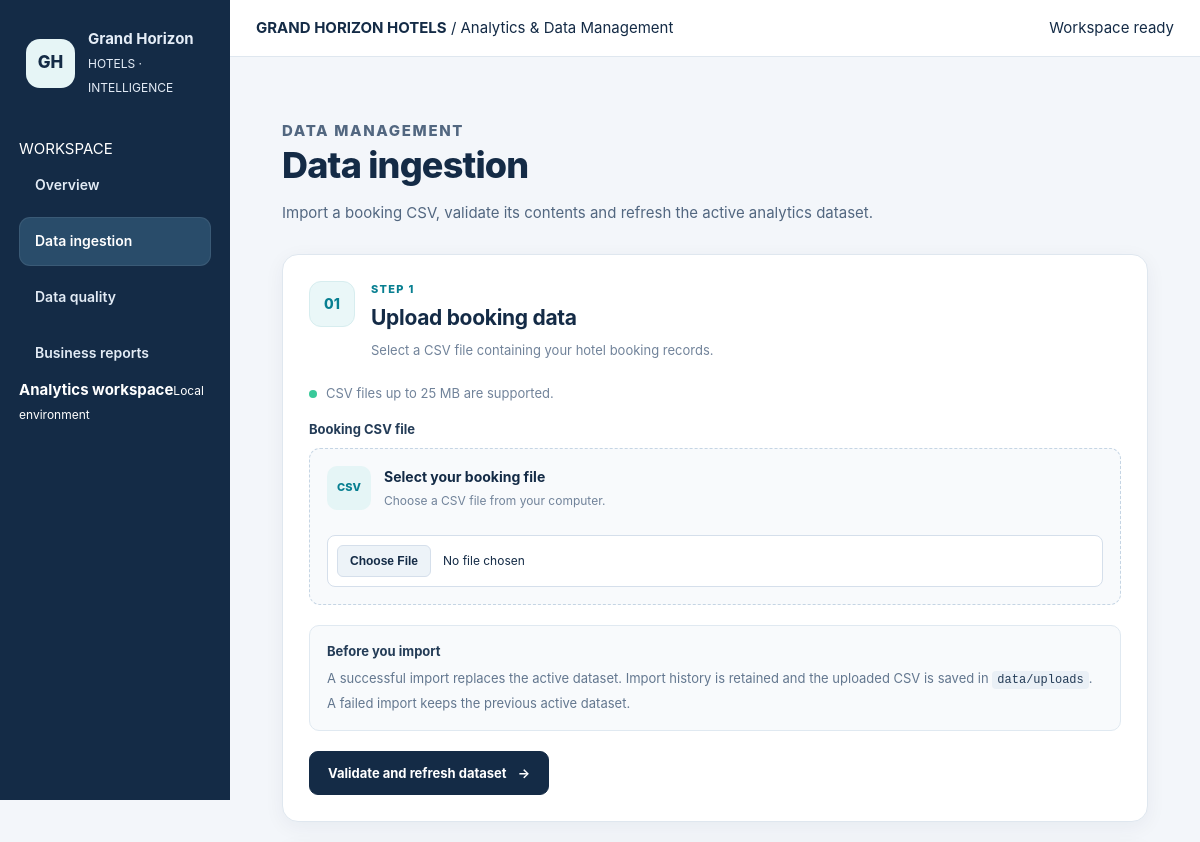
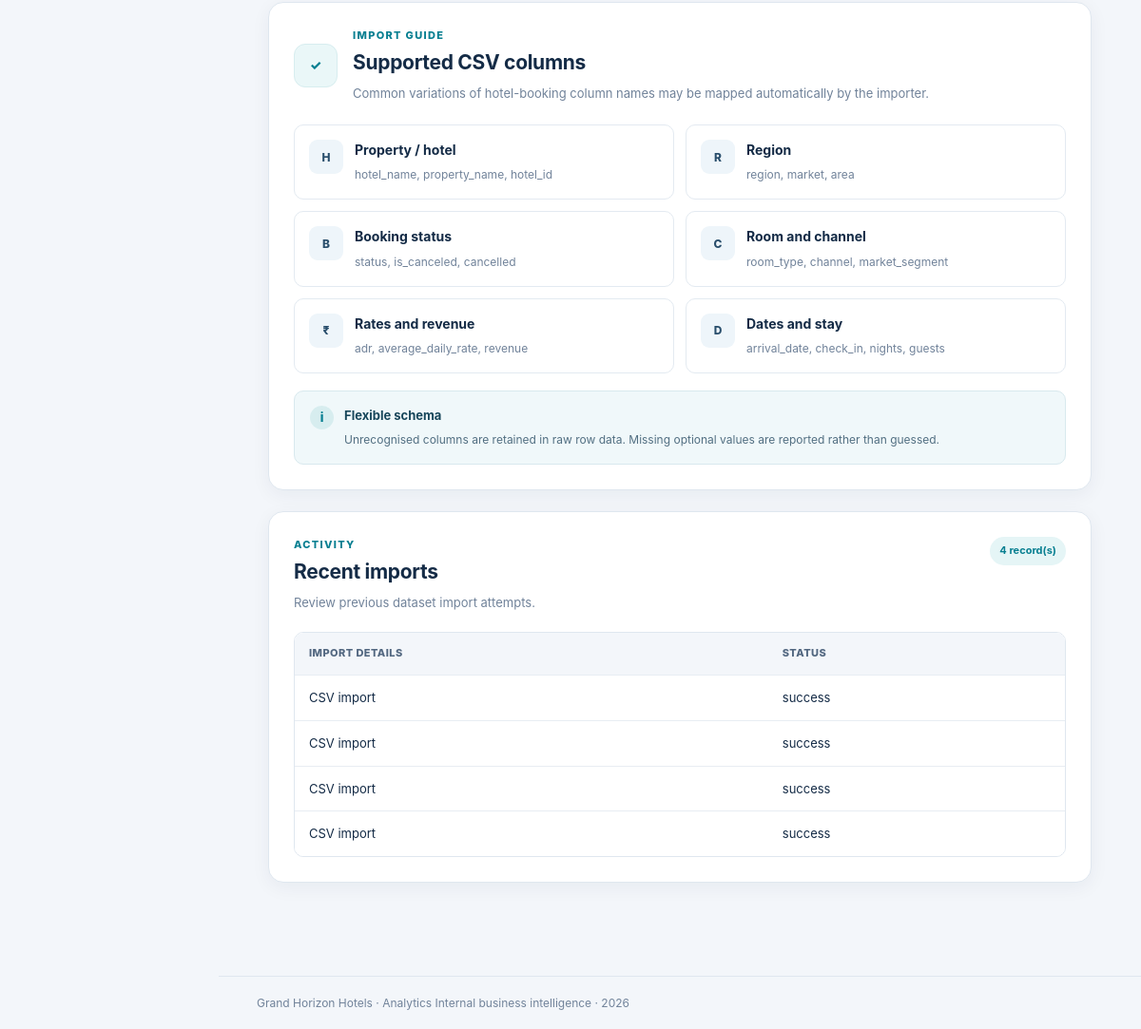
/ingestion, run on the app's committed database (2 pictures, top to bottom).
### tables this page shows
CREATE TABLE ingestion_history (
                id INTEGER PRIMARY KEY AUTOINCREMENT,
                source_file TEXT NOT NULL,
                rows_received INTEGER NOT NULL,
                rows_imported INTEGER NOT NULL,
                rows_rejected INTEGER NOT NULL,
                imported_at TEXT NOT NULL,
                status TEXT NOT NULL,
                details TEXT
            , duplicate_rows INTEGER DEFAULT 0, missing_cells INTEGER DEFAULT 0);

### flask_app/app.py (the view, shortened to what this page needs)
@app.route("/ingestion", methods=["GET", "POST"])
def ingestion():
    conn = get_db()
    try:
        current_count = conn.execute(
            "SELECT COUNT(*) FROM ingested_bookings"
        ).fetchone()[0]
    finally:
        conn.close()
    return render_template(
        "ingestion.html",
        current_count=current_count,
        import_history=get_import_history(5),
        recent_imports=get_import_history(5),
    )

### flask_app/app.py (called while the page is built)
def get_db():
    conn = sqlite3.connect(str(DB_PATH), timeout=30)
    conn.row_factory = sqlite3.Row
    conn.execute("PRAGMA foreign_keys = ON")
    return conn

def get_import_history(limit=10):
    conn = get_db()
    try:
        rows = conn.execute("""
            SELECT * FROM ingestion_history
            ORDER BY id DESC LIMIT ?
        """, (limit,)).fetchall()
        result = []
        for row in rows:
            item = dict(row)
            item.setdefault("duplicate_rows", 0)
            item.setdefault("missing_cells", 0)
            result.append(item)
        return result
    finally:
        conn.close()

@app.context_processor
def inject_template_globals():
    return {"current_year": datetime.now().year}

### flask_app/templates/ingestion.html
{% extends "base.html" %}
{% block content %}
<div class="content ingestion-page">
    <header class="page-header">
        <p class="eyebrow">Data management</p>
        <h1>Data ingestion</h1>
        <p class="page-description">
            Import a booking CSV, validate its contents and refresh the active
            analytics dataset.
        </p>
    </header>
    <section class="ingestion-card">
        <div class="ingestion-card-header">
            <div class="ingestion-icon" aria-hidden="true">01</div>
            <div>
                <p class="eyebrow">Step 1</p>
                <h2>Upload booking data</h2>
                <p class="section-description">
                    Select a CSV file containing your hotel booking records.
                </p>
            </div>
        </div>
        <div class="upload-info">
            <span class="info-dot" aria-hidden="true"></span>
            CSV files up to 25 MB are supported.
        </div>
        <form
            class="ingestion-form"
            action="{{ url_for('ingestion') }}"
            method="POST"
            enctype="multipart/form-data"
        >
            <label for="booking-file">Booking CSV file</label>
            <div class="upload-zone">
                <div class="upload-zone-icon" aria-hidden="true">CSV</div>
                <div class="upload-zone-content">
                    <strong>Select your booking file</strong>
                    <p>Choose a CSV file from your computer.</p>
                </div>
                <input
                    id="booking-file"
                    type="file"
                    name="file"
                    accept=".csv,text/csv"
                    required
                >
            </div>
            <div class="import-notice">
                <strong>Before you import</strong>
                <p>
                    A successful import replaces the active dataset.
                    Import history is retained and the uploaded CSV is saved
                    in <code>data/uploads</code>. A failed import keeps the
                    previous active dataset.
                </p>
            </div>
            <div class="ingestion-actions">
                <button type="submit" class="primary-button">
                    Validate and refresh dataset
                    <span aria-hidden="true">→</span>
                </button>
            </div>
        </form>
    </section>
    <section class="ingestion-card column-guide">
        <div class="guide-heading">
            <div class="guide-heading-icon" aria-hidden="true">✓</div>
            <div>
                <p class="eyebrow">Import guide</p>
                <h2>Supported CSV columns</h2>
                <p class="section-description">
                    Common variations of hotel-booking column names may be
                    mapped automatically by the importer.
                </p>
            </div>
        </div>
        <div class="column-list">
            <article class="column-item">
                <div class="column-item-icon" aria-hidden="true">H</div>
                <div class="column-item-content">
                    <h3>Property / hotel</h3>
                    <p>hotel_name, property_name, hotel_id</p>
                </div>
            </article>
            <article class="column-item">
                <div class="column-item-icon" aria-hidden="true">R</div>
                <div class="column-item-content">
                    <h3>Region</h3>
                    <p>region, market, area</p>
                </div>
            </article>
            <article class="column-item">
                <div class="column-item-icon" aria-hidden="true">B</div>
                <div class="column-item-content">
                    <h3>Booking status</h3>
                    <p>status, is_canceled, cancelled</p>
                </div>
            </article>
            <article class="column-item">
                <div class="column-item-icon" aria-hidden="true">C</div>
                <div class="column-item-content">
                    <h3>Room and channel</h3>
                    <p>room_type, channel, market_segment</p>
                </div>
            </article>
            <article class="column-item">
                <div class="column-item-icon" aria-hidden="true">₹</div>
                <div class="column-item-content">
                    <h3>Rates and revenue</h3>
                    <p>adr, average_daily_rate, revenue</p>
                </div>
            </article>
            <article class="column-item">
                <div class="column-item-icon" aria-hidden="true">D</div>
                <div class="column-item-content">
                    <h3>Dates and stay</h3>
                    <p>arrival_date, check_in, nights, guests</p>
                </div>
            </article>
        </div>
        <div class="schema-note">
            <div class="schema-note-icon" aria-hidden="true">i</div>
            <div>
                <strong>Flexible schema</strong>
                <p>
                    Unrecognised columns are retained in raw row data.
                    Missing optional values are reported rather than guessed.
                </p>
            </div>
        </div>
    </section>
    {% if import_history %}
    <section class="ingestion-card import-history">
        <div class="history-heading">
            <div>
                <p class="eyebrow">Activity</p>
                <h2>Recent imports</h2>
                <p class="section-description">
                    Review previous dataset import attempts.
                </p>
            </div>
            <span class="history-count">
                {{ import_history|length }} record(s)
            </span>
        </div>
        <div class="history-table-wrap">
            <table class="history-table">
                <thead>
                    <tr>
                        <th>Import details</th>
                        <th>Status</th>
                    </tr>
                </thead>
                <tbody>
                    {% for item in import_history %}
                    <tr>
                        <td>
                            {% if item is mapping %}
                                {{ item.get('filename', item.get('file_name', 'CSV import')) }}
                            {% else %}
                                {{ item }}
                            {% endif %}
                        </td>
                        <td>
                            {% if item is mapping %}
                                {{ item.get('status', 'Recorded') }}
                            {% else %}
                                <span class="history-status">Recorded</span>
                            {% endif %}
                        </td>
                    </tr>
                    {% endfor %}
                </tbody>
            </table>
        </div>
    </section>
    {% endif %}
</div>
{% endblock %}

### data on the page
ingestion_history: get "CSV import", get "success"
ingestion_history: get "CSV import", get "success"
ingestion_history: get "CSV import", get "success"
ingestion_history: get "CSV import", get "success"

### other printed values
{{ import_history|length }} "4"
